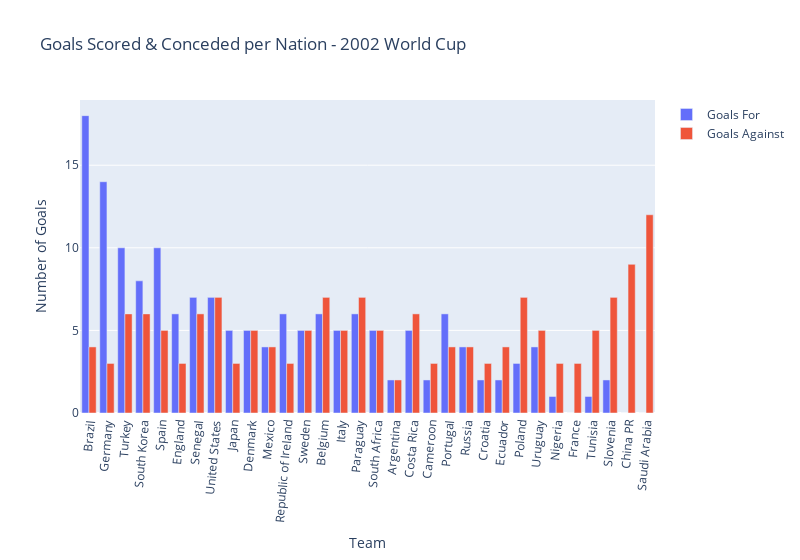

Notebook cell for this chart:
### Markdown cell above
Players complained about the unorthodox behaviour of the Jabulani (official 2010 world cup match ball). So these two plots are to find which team(s) had the most success in scoring goals with said ball.
Interestingly, Germany scored the most goals in the 2010 edition (16), twice as much as the competition winners Spain (8).

However from fig0 it can be noticed that the the 2010 edition of the World Cup had the least goals scored (145) since 1998 (when the number of participating teams was increased to 32), though the previous edition in 2006 had just 2 goals more (147).

It's worth noting that the Teamgeist (official 2006 match ball) was also heavily criticised as it was vastly different from the previous editions (14 curved panels instead of 32 which were bonded rather than stitched). Thus it could explain why there were noticeably fewer goals scored in the 2006 and 2010 competitions in that time range (1998-2018)

In both editions, (2006 and 2010), Germany were the highest scoring team, outscoring eventual winners on both occassions. Perhaps the German team were already accustomed to unorthodox footballs.

Investigating the nature of German league match balls could provide more insight into this observation.

However, before any conclusions are drawn, it must be taken into consideration that numerous factors affect the performance of a football team including but not limited to: quality of the players, tactics employed by the manager, pitch conditions, player form and confidence levels.

### Code cell
config = dict({'scrollZoom': True})
fig6 = px.bar(fifa_world_cup_2002_data, x="Team", y=["Goals For", "Goals Against"], title="Goals Scored & Conceded per Nation - 2002 World Cup", barmode="group", labels={"Team":"Team", "value":"Number of Goals", "variable":""}, width=800)
fig6.update_xaxes(tickangle=-85)
fig6.show("svg")

### Figure 1 — Plotly figure (JSON) as saved in the notebook; plotly's stock layout.template omitted (floating-point values rounded to 4 significant figures)
{"data": [{"alignmentgroup": "True", "hovertemplate": "=Goals For<br>Team=%{x}<br>Number of Goals=%{y}<extra></extra>", "legendgroup": "Goals For", "marker": {"color": "#636efa", "pattern": {"shape": ""}}, "name": "Goals For", "offsetgroup": "Goals For", "orientation": "v", "showlegend": true, "textposition": "auto", "type": "bar", "x": ["Brazil", "Germany", "Turkey", "South Korea", "Spain", "England", "Senegal", "United States", "Japan", "Denmark", "Mexico", "Republic of Ireland", "Sweden", "Belgium", "Italy", "Paraguay", "South Africa", "Argentina", "Costa Rica", "Cameroon", "Portugal", "Russia", "Croatia", "Ecuador", "Poland", "Uruguay", "Nigeria", "France", "Tunisia", "Slovenia", "China PR", "Saudi Arabia"], "xaxis": "x", "y": [18, 14, 10, 8, 10, 6, 7, 7, 5, 5, 4, 6, 5, 6, 5, 6, 5, 2, 5, 2, 6, 4, 2, 2, 3, 4, 1, 0, 1, 2, 0, 0], "yaxis": "y"}, {"alignmentgroup": "True", "hovertemplate": "=Goals Against<br>Team=%{x}<br>Number of Goals=%{y}<extra></extra>", "legendgroup": "Goals Against", "marker": {"color": "#EF553B", "pattern": {"shape": ""}}, "name": "Goals Against", "offsetgroup": "Goals Against", "orientation": "v", "showlegend": true, "textposition": "auto", "type": "bar", "x": ["Brazil", "Germany", "Turkey", "South Korea", "Spain", "England", "Senegal", "United States", "Japan", "Denmark", "Mexico", "Republic of Ireland", "Sweden", "Belgium", "Italy", "Paraguay", "South Africa", "Argentina", "Costa Rica", "Cameroon", "Portugal", "Russia", "Croatia", "Ecuador", "Poland", "Uruguay", "Nigeria", "France", "Tunisia", "Slovenia", "China PR", "Saudi Arabia"], "xaxis": "x", "y": [4, 3, 6, 6, 5, 3, 6, 7, 3, 5, 4, 3, 5, 7, 5, 7, 5, 2, 6, 3, 4, 4, 3, 4, 7, 5, 3, 3, 5, 7, 9, 12], "yaxis": "y"}], "layout": {"barmode": "group", "legend": {"title": {"text": ""}, "tracegroupgap": 0}, "title": {"text": "Goals Scored & Conceded per Nation - 2002 World Cup"}, "width": 800, "xaxis": {"anchor": "y", "domain": [0, 1], "tickangle": -85, "title": {"text": "Team"}}, "yaxis": {"anchor": "x", "domain": [0, 1], "title": {"text": "Number of Goals"}}}}
